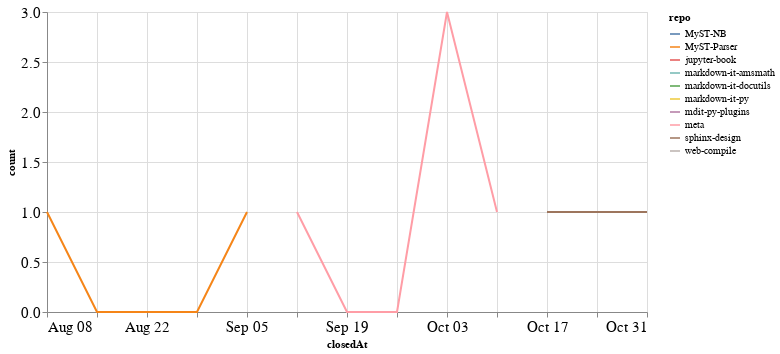

Notebook cell for this chart:
### Code cell
closed_by_time = closed_by.groupby('repo').resample('W', on='closedAt').count()['author'].reset_index()
closed_by_time = closed_by_time.rename(columns={'author': 'count'})

alt.Chart(closed_by_time, width=600).mark_line().encode(
    x='closedAt',
    y='count',
    color='repo',
    tooltip="repo"
)

### Figure 1 — Vega-Lite specification as saved in the notebook (floating-point values rounded to 4 significant figures)
{"config": {"axisLeft": {"labelFontSize": 15}, "axisBottom": {"labelFontSize": 15}}, "data": {"name": "data-6fde7ea9b9da39885d483a2c534e6c4c"}, "mark": "line", "encoding": {"color": {"type": "nominal", "field": "repo"}, "tooltip": {"type": "nominal", "field": "repo"}, "x": {"type": "temporal", "field": "closedAt"}, "y": {"type": "quantitative", "field": "count"}}, "width": 600, "$schema": "https://vega.github.io/schema/vega-lite/v4.8.1.json", "datasets": {"data-6fde7ea9b9da39885d483a2c534e6c4c": [{"repo": "MyST-NB", "closedAt": "2021-10-03T00:00:00", "count": 2}, {"repo": "MyST-Parser", "closedAt": "2021-08-08T00:00:00", "count": 1}, {"repo": "MyST-Parser", "closedAt": "2021-08-15T00:00:00", "count": 0}, {"repo": "MyST-Parser", "closedAt": "2021-08-22T00:00:00", "count": 0}, {"repo": "MyST-Parser", "closedAt": "2021-08-29T00:00:00", "count": 0}, {"repo": "MyST-Parser", "closedAt": "2021-09-05T00:00:00", "count": 1}, {"repo": "jupyter-book", "closedAt": "2021-10-10T00:00:00", "count": 1}, {"repo": "markdown-it-amsmath", "closedAt": "2021-09-12T00:00:00", "count": 2}, {"repo": "markdown-it-docutils", "closedAt": "2021-09-12T00:00:00", "count": 1}, {"repo": "markdown-it-py", "closedAt": "2021-09-12T00:00:00", "count": 1}, {"repo": "mdit-py-plugins", "closedAt": "2021-09-12T00:00:00", "count": 1}, {"repo": "meta", "closedAt": "2021-09-12T00:00:00", "count": 1}, {"repo": "meta", "closedAt": "2021-09-19T00:00:00", "count": 0}, {"repo": "meta", "closedAt": "2021-09-26T00:00:00", "count": 0}, {"repo": "meta", "closedAt": "2021-10-03T00:00:00", "count": 3}, {"repo": "meta", "closedAt": "2021-10-10T00:00:00", "count": 1}, {"repo": "sphinx-design", "closedAt": "2021-10-17T00:00:00", "count": 1}, {"repo": "sphinx-design", "closedAt": "2021-10-24T00:00:00", "count": 1}, {"repo": "sphinx-design", "closedAt": "2021-10-31T00:00:00", "count": 1}, {"repo": "web-compile", "closedAt": "2021-09-26T00:00:00", "count": 2}]}}
